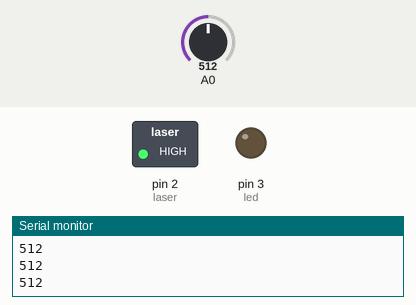
Bench run of a sketch on a simulated Arduino Uno, built with avr-gcc and run on an emulated ATmega328P. Shown: switched loads named in the sketch (green lamp = pin HIGH), output pins drawn as LEDs (lit = HIGH), the last lines printed to the serial monitor. The test bench sets the inputs (shaded band); at power-on: A0 = 512.

Above: at 1.3 s.
1.4 s: A0 set to 88
2.9 s: A0 set to 72
At 3.4 s:
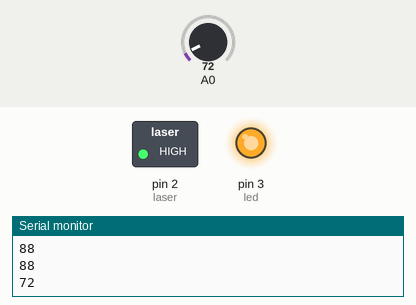
4.5 s: A0 set to 90
At 5.7 s:
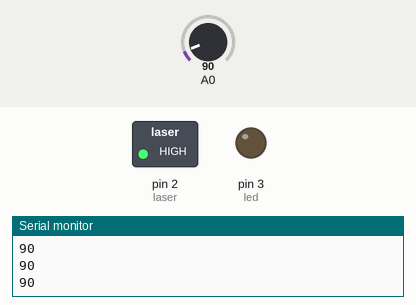
6.0 s: A0 set to 70
At 6.9 s:
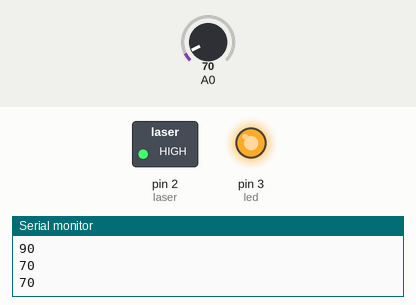
Timing chart, 0 to 8.5 s (numbered marks = the images above; inputs shaded):
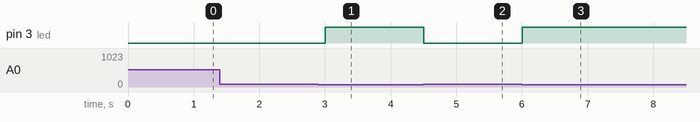

Measured:
- the behaviour switches between 80 and 79 on A0 (found by bisection; images 0 and 1)
- after the input at 2.9 s, pin 3 (led): LOW → HIGH after 0.10 s
- after the input at 4.5 s, pin 3 (led): HIGH → LOW at once
- after the input at 6.0 s, pin 3 (led): LOW → HIGH at once

The sketch:

Alarme.ino
```cpp
int led = 3;
int laser = 2;

void setup() {
  pinMode(led, OUTPUT);
  pinMode(laser, OUTPUT);
  digitalWrite(laser, HIGH);
  Serial.begin(9600);

}

void loop() {
  int ldr = analogRead(A0);
  Serial.print(ldr);
  Serial.println(" ");

  if (ldr < 80) {
    digitalWrite(led, HIGH);

  } else {
    digitalWrite(led, LOW);
  }
  delay(500);
}
```
